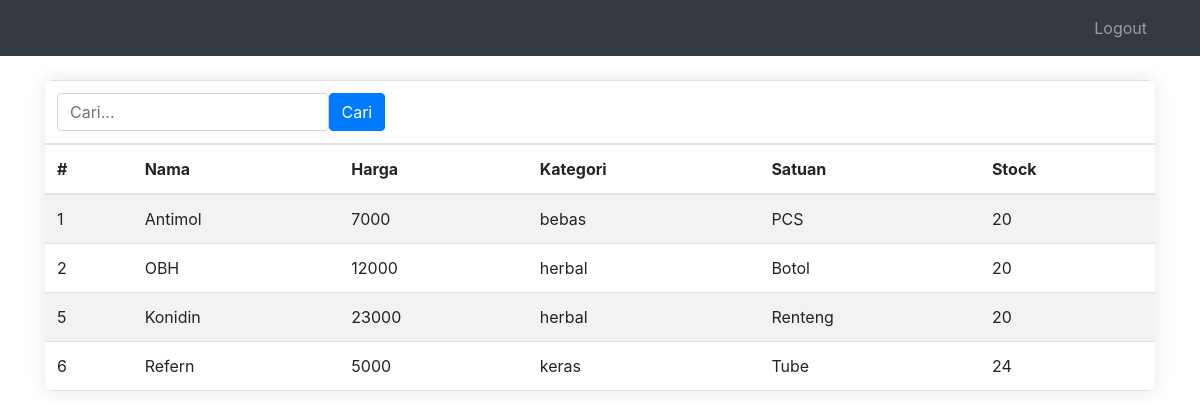
/obat.php, run on the app's committed database.
### tables this page shows
CREATE TABLE `tb_obat` (
  `id_obat` int(11) NOT NULL,
  `id_kategori` int(11) NOT NULL,
  `nama_obat` varchar(255) NOT NULL,
  `harga` int(11) NOT NULL,
  `satuan` enum('Renteng','PCS','Tube','Botol') NOT NULL,
  `stock` int(11) NOT NULL
);

CREATE TABLE `tb_kategori` (
  `id_kategori` int(11) NOT NULL,
  `kategori` varchar(50) NOT NULL
);

### obat.php (the view, shortened to what this page needs)
<!DOCTYPE html>
<html lang="en">
<head>
    <link href="https://cdn.jsdelivr.net/npm/bootstrap@5.3.0-alpha1/dist/css/bootstrap.min.css" rel="stylesheet">
</head>
<body>
    <?php
    include "navbar.php";
    ?>
    <div class="container mt-4">
        <table class="table table-striped">
            <thead>
                <tr>
                    <th colspan="7">
                        <form action="" method="post" class="d-flex">
                            <input type="text" name="search" class="form-control w-25" placeholder="Cari...">
                            <button type="submit" class="btn btn-primary">Cari</button>
                        </form>
                    </th>
                </tr>
                <tr>
                    <th>#</th>
                    <th>Nama</th>
                    <th>Harga</th>
                    <th>Kategori</th>
                    <th>Satuan</th>
                    <th>Stock</th>
                </tr>
            </thead>
            <tbody>
                <?php
                $show = mysqli_query($konek, "SELECT tb_obat.*, tb_kategori.kategori FROM tb_obat
                                            INNER JOIN tb_kategori
                                            ON tb_obat.id_kategori = tb_kategori.id_kategori;");
                while ($data = mysqli_fetch_array($show)) {
                    ?>
                    <tr>
                        <td><?= $data['id_obat']; ?></td>
                        <td><?= $data['nama_obat']; ?></td>
                        <td><?= $data['harga']; ?></td>
                        <td><?= $data['kategori']; ?></td>
                        <td><?= $data['satuan']; ?></td>
                        <td><?= $data['stock']; ?></td>
                    </tr>
                <?php } ?>
            </tbody>
        </table>
    </div>
</body>
</html>

### obat.php (style rules this page uses)
body { background-color: #f8f9fa; }
table { background-color: #fff; border-radius: 8px; overflow: hidden; box-shadow: 0 0 20px rgba(0, 0, 0, 0.1); }
th, td { vertical-align: middle !important; }

### data on the page
tb_obat: id_obat "1", nama_obat "Antimol", harga "7000", id_kategori.kategori "bebas", satuan "PCS", stock "20"
tb_obat: id_obat "2", nama_obat "OBH", harga "12000", id_kategori.kategori "herbal", satuan "Botol", stock "20"
tb_obat: id_obat "5", nama_obat "Konidin", harga "23000", id_kategori.kategori "herbal", satuan "Renteng", stock "20"
tb_obat: id_obat "6", nama_obat "Refern", harga "5000", id_kategori.kategori "keras", satuan "Tube", stock "24"
